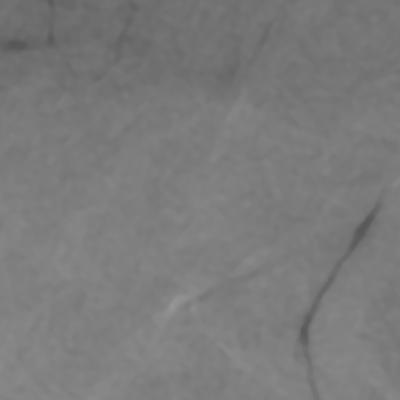
#> input picture data/class_1_00024.jpg, 400 x 400 px, given in place of class_1_01780.jpg, which was not available
$ jupyter execute --allow-errors orca_engine1.ipynb   (shell and % lines are left out)
#> lines starting #> are read from the running program, lines starting #| are printed output that depends on the picture; after the words box and inside, x2 and y2 are one past the last pixel; in counts of white or black regions, pixels touching at a corner belong together; pictures that were not available may be replaced by others from this repository, and a replacement may not be noted
[cell 1]
import cv2
import numpy as np
import matplotlib.pyplot as plt

def detect_oil_spill(image_path):
#> called with image_path = 'data/class_1_01780.jpg'
    img = cv2.imread(image_path, cv2.IMREAD_GRAYSCALE)
#> img is the input picture: shape (400, 400); min 86, max 151, mean 122.8

    # Slightly blur to reduce speckle noise
    blurred = cv2.GaussianBlur(img, (5, 5), 0)

    # Oil spills appear as darker patches - threshold to isolate them
    _, thresh = cv2.threshold(blurred, 90, 255, cv2.THRESH_BINARY_INV)
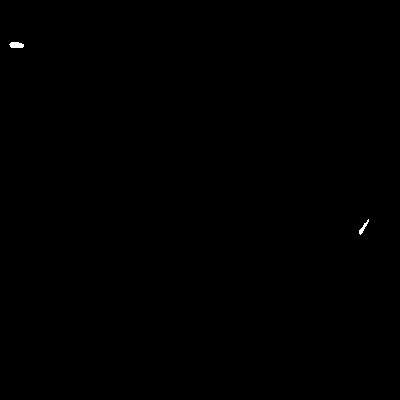
#> thresh: shape (400, 400); 0.08% white; 2 white regions, box (x1, y1, x2, y2) and area: (9, 42, 24, 48) 75, (359, 219, 369, 235) 49

    # Clean up small noise
    kernel = np.ones((3,3), np.uint8)
    cleaned = cv2.morphologyEx(thresh, cv2.MORPH_OPEN, kernel)
#> cleaned: shape (400, 400); 0.07% white; 3 white regions (1 under 20 px)
    cleaned = cv2.morphologyEx(cleaned, cv2.MORPH_CLOSE, kernel)

    # Find contours (the spill boundaries)
    contours, _ = cv2.findContours(cleaned, cv2.RETR_EXTERNAL, cv2.CHAIN_APPROX_SIMPLE)
#> contours = 3 contours, 2 with area under 20; largest, box (x1, y1, x2, y2) and area: (10, 42, 24, 48) 58
    spill_contours = [c for c in contours if cv2.contourArea(c) > 30]
#> spill_contours = 1 contour; box (x1, y1, x2, y2) and area: (10, 42, 24, 48) 58

    # Draw red outlines on the original image
    output = cv2.cvtColor(img, cv2.COLOR_GRAY2BGR)
    cv2.drawContours(output, spill_contours, -1, (0, 0, 255), 2)
#> output: shape (400, 400, 3); 0.06% of pixels changed, all inside (x1, y1, x2, y2) = (9, 41, 25, 49)

    return output, spill_contours, cleaned

# Path to your image
image_path = "data/class_1_01780.jpg"

result, contours, mask = detect_oil_spill(image_path)
#> contours has the same summary as spill_contours in detect_oil_spill

# Display original, mask, and result side by side
plt.figure(figsize=(15,5))

plt.subplot(1,3,1)
plt.imshow(cv2.imread(image_path, cv2.IMREAD_GRAYSCALE), cmap='gray')
plt.title("Original Image")
plt.axis('off')

plt.subplot(1,3,2)
plt.imshow(mask, cmap='gray')
plt.title("Detected Dark Regions")
plt.axis('off')

plt.subplot(1,3,3)
plt.imshow(cv2.cvtColor(result, cv2.COLOR_BGR2RGB))
plt.title("Spill Highlighted")
plt.axis('off')

plt.show()
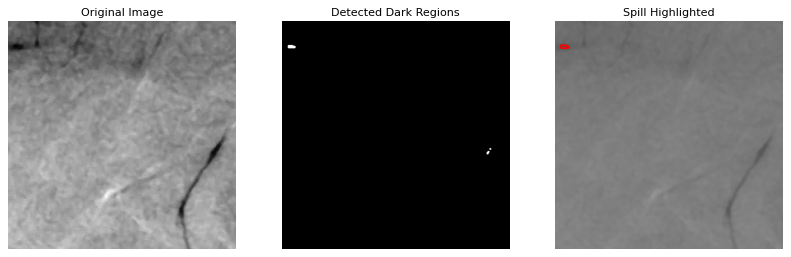
#> figure drawn by matplotlib, 3 panels

print(f"Number of spill regions detected: {len(contours)}")
#| Number of spill regions detected: 1
for i, c in enumerate(contours):
    area = cv2.contourArea(c)
    print(f"  Region {i+1}: approx {area:.0f} pixels")
#> this loop made 1 pass
#> area on pass 1: 57.5
#> (printed output is left out)

[cell 2]
import os
print(os.getcwd())
print(os.listdir())

[cell 3]
import os
print(os.listdir("data"))

[cell 4]
print(os.listdir("data"))

[cell 5]
import cv2
import numpy as np
import matplotlib.pyplot as plt

def detect_oil_spill(image_path):
#> called with image_path = 'data/class_1_01780.jpg'
    img = cv2.imread(image_path, cv2.IMREAD_GRAYSCALE)

    # Slightly blur to reduce speckle noise
    blurred = cv2.GaussianBlur(img, (5, 5), 0)

    # Oil spills appear as darker patches - threshold to isolate them
    _, thresh = cv2.threshold(blurred, 90, 255, cv2.THRESH_BINARY_INV)

    # Clean up small noise
    kernel = np.ones((3,3), np.uint8)
    cleaned = cv2.morphologyEx(thresh, cv2.MORPH_OPEN, kernel)
    cleaned = cv2.morphologyEx(cleaned, cv2.MORPH_CLOSE, kernel)

    # Find contours (the spill boundaries)
    contours, _ = cv2.findContours(cleaned, cv2.RETR_EXTERNAL, cv2.CHAIN_APPROX_SIMPLE)
    spill_contours = [c for c in contours if cv2.contourArea(c) > 30]

    # Draw red outlines on the original image
    output = cv2.cvtColor(img, cv2.COLOR_GRAY2BGR)
    cv2.drawContours(output, spill_contours, -1, (0, 0, 255), 2)

    return output, spill_contours, cleaned

# Path to your image
image_path = "data/class_1_01780.jpg"

result, contours, mask = detect_oil_spill(image_path)

# Display original, mask, and result side by side
plt.figure(figsize=(15,5))

plt.subplot(1,3,1)
plt.imshow(cv2.imread(image_path, cv2.IMREAD_GRAYSCALE), cmap='gray')
plt.title("Original Image")
plt.axis('off')

plt.subplot(1,3,2)
plt.imshow(mask, cmap='gray')
plt.title("Detected Dark Regions")
plt.axis('off')

plt.subplot(1,3,3)
plt.imshow(cv2.cvtColor(result, cv2.COLOR_BGR2RGB))
plt.title("Spill Highlighted")
plt.axis('off')

plt.show()

print(f"Number of spill regions detected: {len(contours)}")
#| Number of spill regions detected: 1
for i, c in enumerate(contours):
    area = cv2.contourArea(c)
    print(f"  Region {i+1}: approx {area:.0f} pixels")

[cell 6]
import cv2
import numpy as np
import matplotlib.pyplot as plt

def detect_oil_spill(image_path):
#> called with image_path = 'data/class_1_01780.jpg'
    img = cv2.imread(image_path, cv2.IMREAD_GRAYSCALE)

    # Crop a small margin off the edges to avoid border artifacts
    margin = 5
    img = img[margin:-margin, margin:-margin]
#> img: shape (390, 390)

    # Stronger blur to smooth out speckle noise
    blurred = cv2.GaussianBlur(img, (7, 7), 0)
#> blurred: shape (390, 390)

    # Use Otsu's method - automatically picks the best threshold instead of a fixed guess
    _, thresh = cv2.threshold(blurred, 0, 255, cv2.THRESH_BINARY_INV + cv2.THRESH_OTSU)
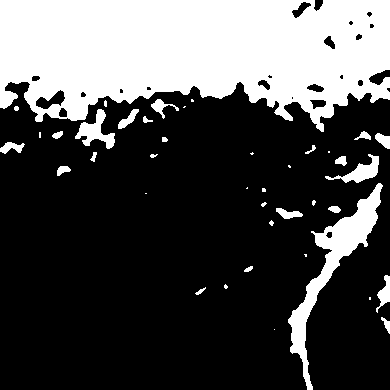
#> thresh: shape (390, 390); 30.1% white; 41 white regions (17 under 20 px), largest, box (x1, y1, x2, y2) and area: (0, 0, 390, 132) 38833, (288, 183, 383, 390) 3767, (75, 109, 115, 149) 666

    # Stronger cleanup to remove small noise specks
    kernel = np.ones((5,5), np.uint8)
    cleaned = cv2.morphologyEx(thresh, cv2.MORPH_OPEN, kernel, iterations=2)
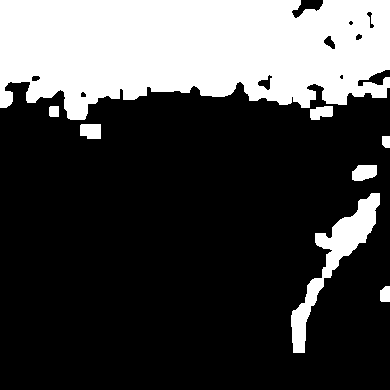
#> cleaned: shape (390, 390); 27.5% white; 8 white regions, largest, box (x1, y1, x2, y2) and area: (0, 0, 390, 120) 37354, (291, 193, 380, 353) 3257, (352, 165, 377, 181) 332
    cleaned = cv2.morphologyEx(cleaned, cv2.MORPH_CLOSE, kernel, iterations=1)
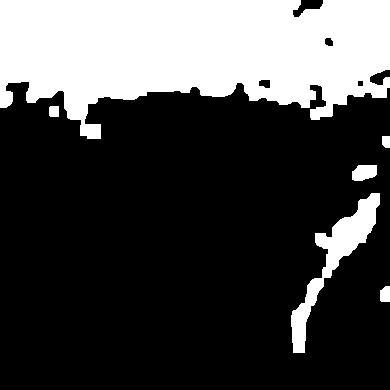
#> cleaned: shape (390, 390); 27.7% white; 6 white regions

    # Find contours
    contours, _ = cv2.findContours(cleaned, cv2.RETR_EXTERNAL, cv2.CHAIN_APPROX_SIMPLE)
#> contours = 6 contours; box (x1, y1, x2, y2) and area: (0, 0, 390, 139) 37728, (291, 193, 380, 353) 3060, (352, 165, 377, 181) 298, (380, 286, 390, 302) 122, (49, 106, 59, 117) 89, (382, 136, 390, 148) 72

    # Higher minimum area - filters out tiny noise blobs, keeps real spill patches
    spill_contours = [c for c in contours if 100 < cv2.contourArea(c) < 20000]
#> spill_contours = 3 contours; box (x1, y1, x2, y2) and area: (291, 193, 380, 353) 3060, (352, 165, 377, 181) 298, (380, 286, 390, 302) 122

    output = cv2.cvtColor(img, cv2.COLOR_GRAY2BGR)
#> output: shape (390, 390, 3)
    cv2.drawContours(output, spill_contours, -1, (0, 0, 255), 2)
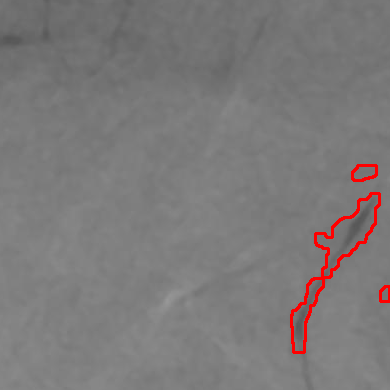
#> output: shape (390, 390, 3); mean B, G, R 121.4, 121.4, 124.4

    return output, spill_contours, cleaned, img

image_path = "data/class_1_01780.jpg"
result, contours, mask, cropped_original = detect_oil_spill(image_path)
#> contours has the same summary as spill_contours in detect_oil_spill

plt.figure(figsize=(15,5))

plt.subplot(1,3,1)
plt.imshow(cropped_original, cmap='gray')
plt.title("Original Image")
plt.axis('off')

plt.subplot(1,3,2)
plt.imshow(mask, cmap='gray')
plt.title("Detected Dark Regions")
plt.axis('off')

plt.subplot(1,3,3)
plt.imshow(cv2.cvtColor(result, cv2.COLOR_BGR2RGB))
plt.title("Spill Highlighted")
plt.axis('off')

plt.show()
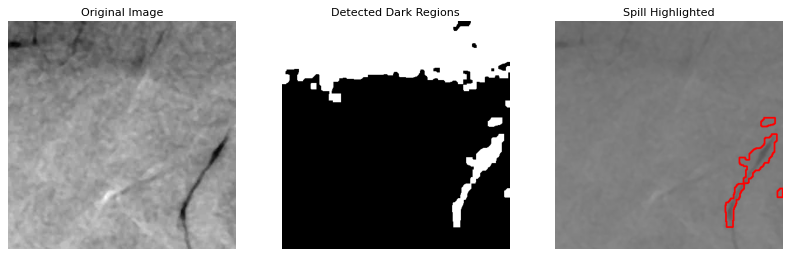
#> figure drawn by matplotlib, 3 panels

print(f"Number of spill regions detected: {len(contours)}")
#| Number of spill regions detected: 3
for i, c in enumerate(contours):
    area = cv2.contourArea(c)
    print(f"  Region {i+1}: approx {area:.0f} pixels")
#> this loop made 3 passes
#> area on passes 1 to 3: 122.5, 3060, 298
#> (printed output is left out)

[cell 7]
def calculate_spill_properties(contours, image_shape, resolution_m_per_pixel=10):
    """
    Calculates real-world area and shape properties for each detected spill.
    resolution_m_per_pixel: Sentinel-1 SAR typically has ~10m ground resolution per pixel.
    """
#> called with image_shape = (390, 390), resolution_m_per_pixel = 10
    properties = []

    for i, c in enumerate(contours):
        pixel_area = cv2.contourArea(c)

        # Convert pixel area to real-world area (square meters, then km²)
        area_sq_m = pixel_area * (resolution_m_per_pixel ** 2)
        area_sq_km = area_sq_m / 1_000_000

        # Perimeter (boundary length)
        perimeter_pixels = cv2.arcLength(c, True)
        perimeter_m = perimeter_pixels * resolution_m_per_pixel

        # Elongation ratio - helps distinguish fresh (compact) vs older (spread out) spills
        if perimeter_pixels > 0:
            elongation_ratio = (perimeter_pixels ** 2) / (4 * np.pi * pixel_area) if pixel_area > 0 else 0
        else:
            elongation_ratio = 0

        # Simple heuristic for age category based on elongation
        if elongation_ratio < 1.5:
            age_estimate = "Likely fresh (compact shape)"
        elif elongation_ratio < 3:
            age_estimate = "Moderately spread (some hours old)"
        else:
            age_estimate = "Likely older / wind-driven (elongated shape)"

        properties.append({
            "region": i + 1,
            "area_sq_km": round(area_sq_km, 4),
            "perimeter_m": round(perimeter_m, 1),
            "elongation_ratio": round(elongation_ratio, 2),
            "age_estimate": age_estimate
        })
#> this loop made 3 passes
#> (pixel_area, area_sq_m, area_sq_km, perimeter_pixels, perimeter_m, elongation_ratio, age_estimate) on passes 1, 3: (122.5, 12250, 0.0123, 45.07, 450.7, 1.32, 'Likely fresh (compact shape)'), (298, 29800, 0.0298, 70.97, 709.7, 1.35, 'Likely fresh (compact shape)')
#> after the loop, properties = 3 items

    return properties

# Run this on the contours we already detected
spill_properties = calculate_spill_properties(contours, mask.shape)
#> spill_properties = 3 items

print("=== Spill Characterization Report ===\n")
for prop in spill_properties:
    print(f"Region {prop['region']}:")
    print(f"  Estimated Area: {prop['area_sq_km']} km²")
    print(f"  Perimeter: {prop['perimeter_m']} meters")
    print(f"  Elongation Ratio: {prop['elongation_ratio']}")
    print(f"  Age Estimate: {prop['age_estimate']}")
    print()
#> this loop made 3 passes
#> (printed output is left out)

[cell 8]
import cv2
import numpy as np
import matplotlib.pyplot as plt

def detect_oil_spill(image_path):
#> called with image_path = 'data/class_1_00361.jpg'
    img = cv2.imread(image_path, cv2.IMREAD_GRAYSCALE)
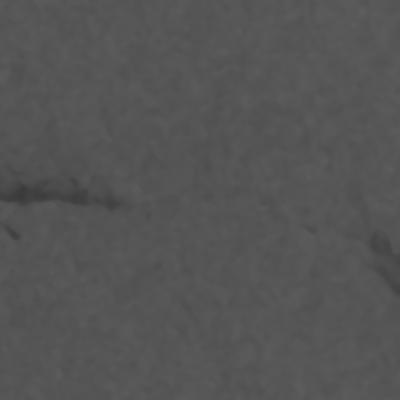
#> input picture data/class_1_00060.jpg, 400 x 400 px, given in place of class_1_00361.jpg, which was not available
#> img is the input picture: shape (400, 400); min 58, max 94, mean 85.1

    # Crop a small margin off the edges to avoid border artifacts
    margin = 5
    img = img[margin:-margin, margin:-margin]
#> img: shape (390, 390)

    # Stronger blur to smooth out speckle noise
    blurred = cv2.GaussianBlur(img, (7, 7), 0)

    # Use Otsu's method - automatically picks the best threshold instead of a fixed guess
    _, thresh = cv2.threshold(blurred, 0, 255, cv2.THRESH_BINARY_INV + cv2.THRESH_OTSU)
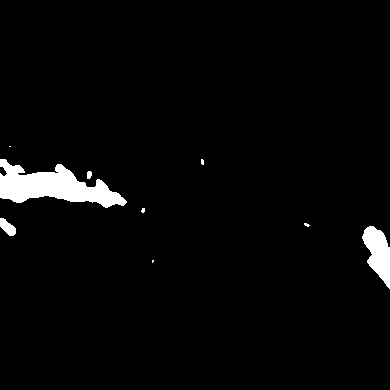
#> thresh: shape (390, 390); 2.9% white; 9 white regions (5 under 20 px), largest, box (x1, y1, x2, y2) and area: (0, 159, 127, 208) 3125, (362, 226, 390, 289) 1036, (0, 218, 16, 236) 174, (87, 171, 92, 179) 34

    # Stronger cleanup to remove small noise specks
    kernel = np.ones((5,5), np.uint8)
    cleaned = cv2.morphologyEx(thresh, cv2.MORPH_OPEN, kernel, iterations=2)
#> cleaned: shape (390, 390); 2.5% white; 2 white regions, box (x1, y1, x2, y2) and area: (0, 166, 121, 206) 2865, (364, 228, 390, 284) 991
    cleaned = cv2.morphologyEx(cleaned, cv2.MORPH_CLOSE, kernel, iterations=1)
#> cleaned: shape (390, 390); 2.5% white; 2 white regions
#> (the rest of the program and of its run is left out)
